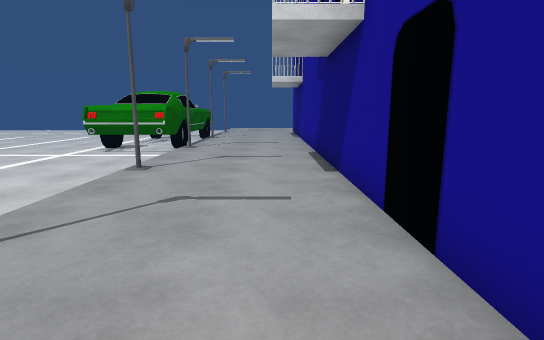
view 1 (above)

23 first-person views from a walk through a scene from a Unity 3-D project. The camera is 1.3 m above the floor, tilts 10° down and sees 80° across. The floor is counted in squares, 1 m on a side. Each view is taken from the middle of a square. On the plan, view 1 faces up. The plan holds only what a view shows up to about 14 squares ahead; the rest is blank. The place goes on beyond the plan. Some animated figures are not drawn. Some surface patterns are stand-ins.

view 2
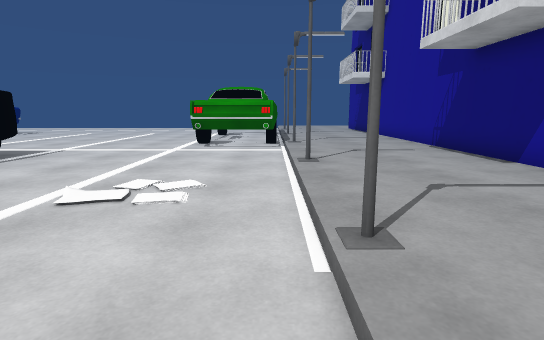

view 3
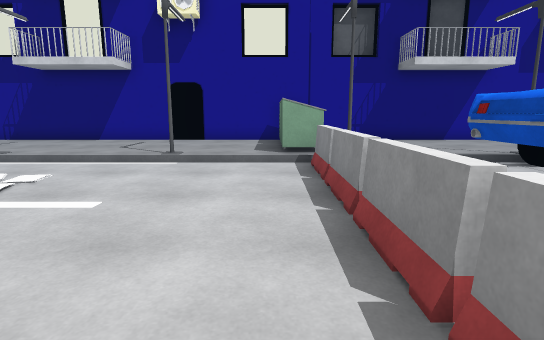

view 4
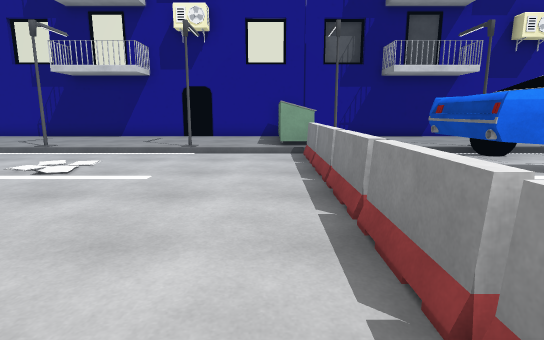

view 5
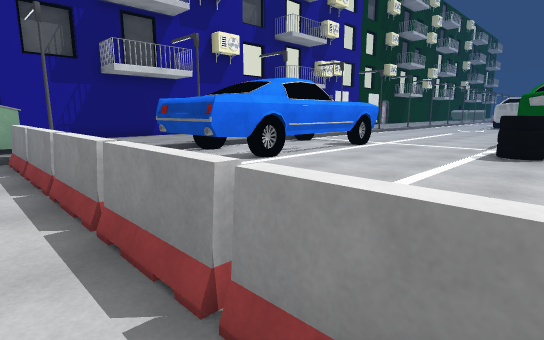

view 6
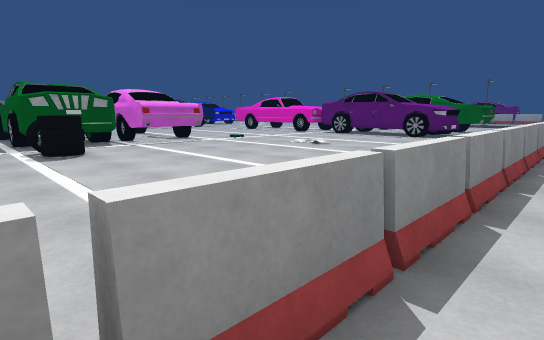

view 7
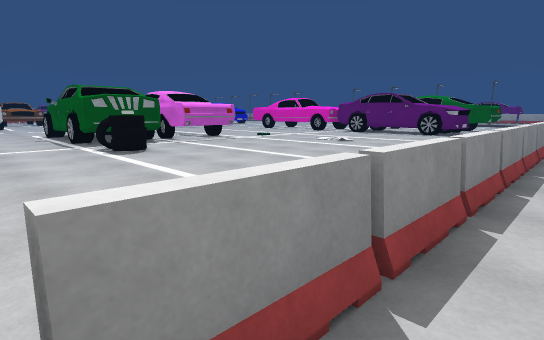

view 8
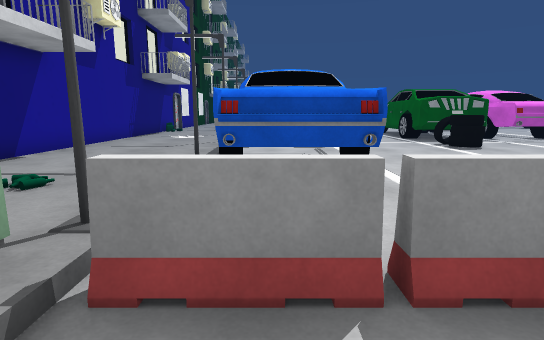

view 9
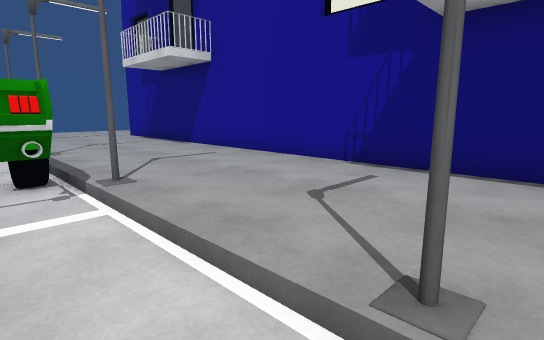

view 10
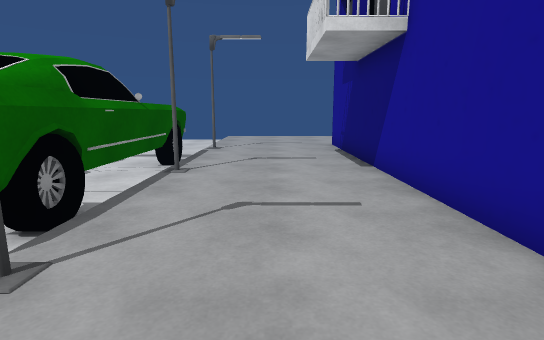

view 11
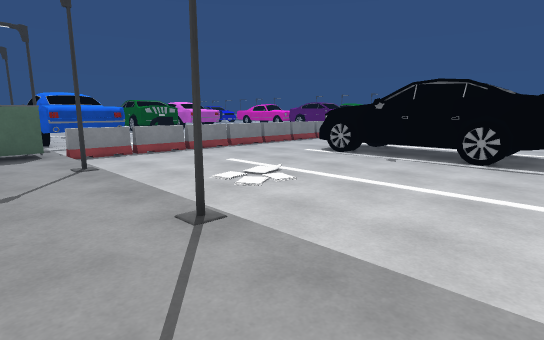

view 12
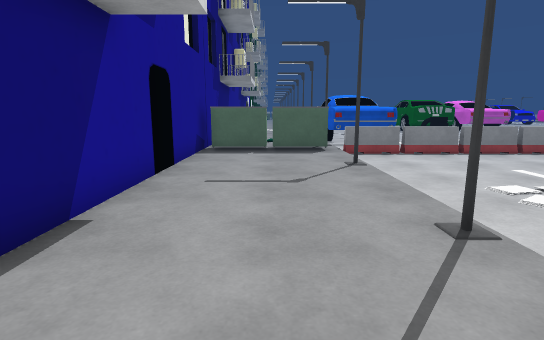

view 13
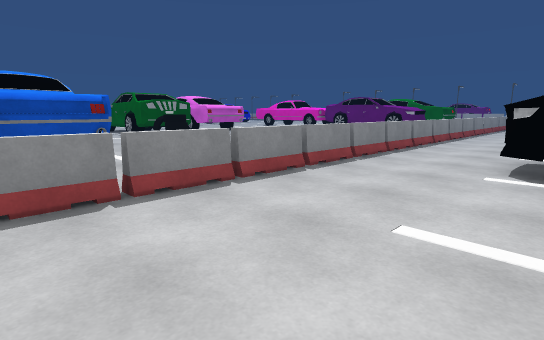

view 14
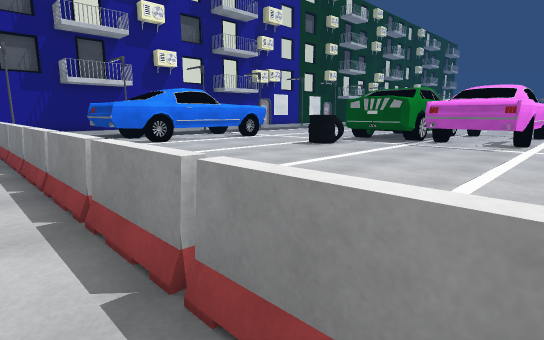

view 15
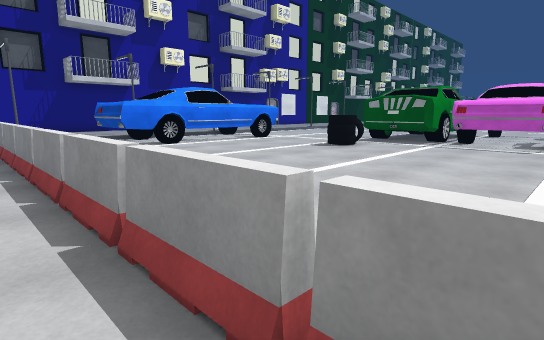

view 16
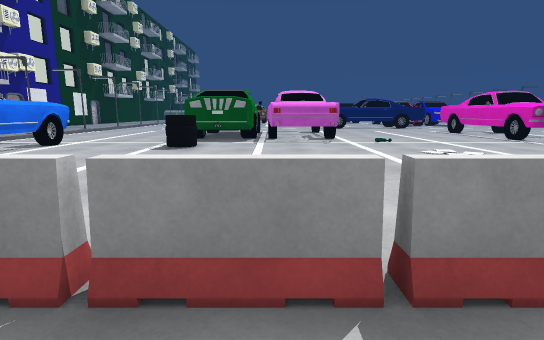

view 17
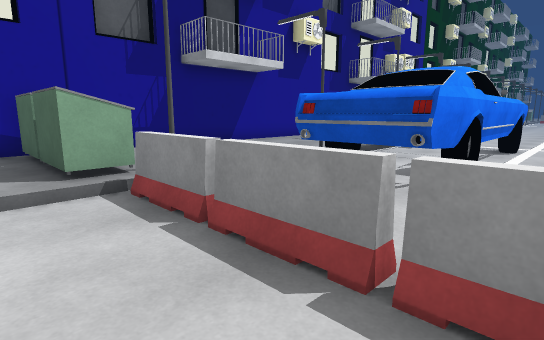

view 18
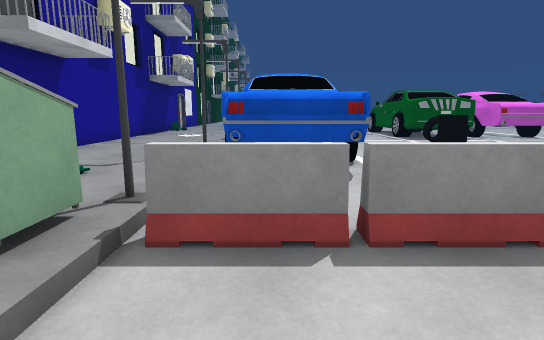

view 19
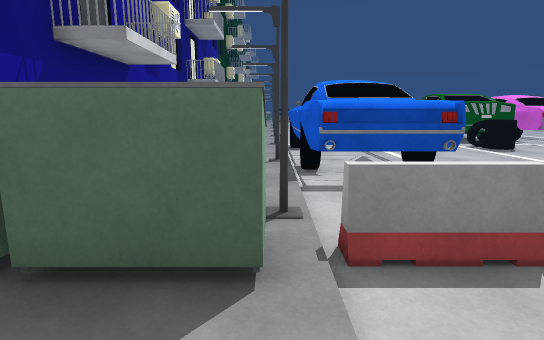

view 20
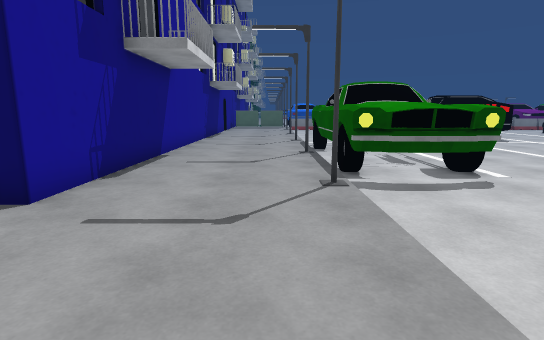

view 21
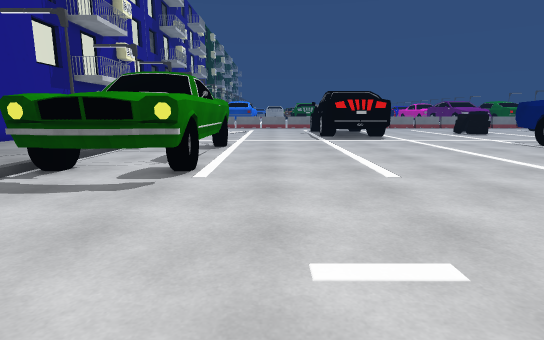

view 22
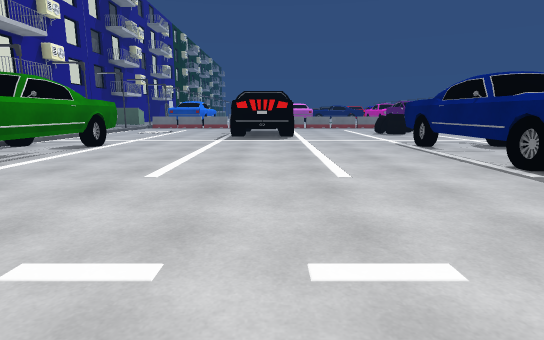

view 23
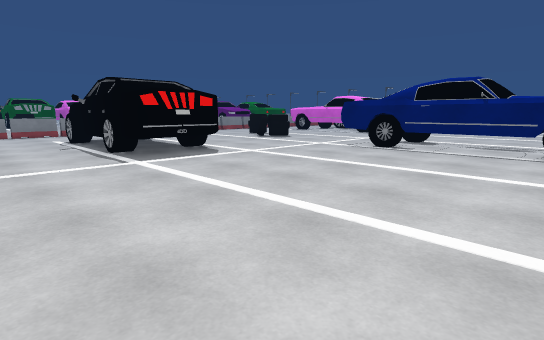

### Floor plan
Key: @ floor where view 1 was taken; # wall or solid block; x gap in a wall; . main floor; : floor 0.25 m higher than the main floor; / step, stairs or slope; = window, fence, low wall or low ledge; ^ raised ledge; T thing the floor can be seen under or through; O other object.
Columns run from 21 left of view 1 to 2 right of it. Each row starts with its distance up from view 1.
 28                    :
 27        .    .
 26                  .::::
 25      .......... ..:::::
 24     ..............::::::
 23    ...............:::::#
 22   ................#::::#
 21   ............^^^^:::::#
 20  ^............^^^^:::::#
 19 ^^............^^^^:::::#
 18 ^^............^^^^:::::#
 17  #............#  #:::::#
 16  #............#  #:::::#
 15  #............#  #:::::#
 14  #............#  #:::::#
 13  #............####:::::#
 12  #............#^^#:::::#
 11    ...............:::::#
 10     ..####........:::::#
  9     ..   #........:::::#
  8          #........#::::#
  7          #........:::::#
  6          #........:::::#
  5          ^........:::::#
  4          #........:::::#
  3       ^ ^^........#::::#
  2    ...............:::::#
  1   ................:::::#
  0 ..................:::@:#
 -1 x=x========x=x===x^^^^^#
 -2     .  .  .. ... .::   #
 -3    ..  .. .. ... .:::  #
 -4    ..   . .  ... .::/  #
 -5    ...  ... ..##TT:::::#
 -6 ..............#  T:::::#
 -7 ..............#  T:::::#
 -8 ..............#  T:::::#
 -9 ..............#  T:::::#
-10 ..............#  #:::::#
-11 ........OO....^  ^:::::#
-12 ........OO....^  ^:::::#
-13 ........O.....^    ::::#
-14  .########......
-15  .#      #... ..

Where each view was taken, in squares from view 1:
view 1: 0 up, 0 right, facing up
view 2: 0 up, 4 left, facing up
view 3: 0 up, 12 left, facing right
view 4: 0 up, 14 left, facing right
view 5: 0 up, 14 left, facing down-right
view 6: 0 up, 10 left, facing down-left
view 7: 0 up, 8 left, facing down-left
view 8: 1 up, 5 left, facing down
view 9: 7 up, 5 left, facing up-right
view 10: 10 up, 1 left, facing up
view 11: 11 up, 1 left, facing down-left
view 12: 11 up, 1 left, facing down
view 13: 4 up, 4 left, facing down-left
view 14: 0 up, 21 left, facing down-right
view 15: 0 up, 20 left, facing down-right
view 16: 1 up, 16 left, facing down
view 17: 1 up, 9 left, facing down-right
view 18: 2 up, 5 left, facing down
view 19: 2 up, 3 left, facing down
view 20: 28 up, 2 left, facing down
view 21: 27 up, 9 left, facing down
view 22: 27 up, 14 left, facing down
view 23: 20 up, 8 left, facing down-left
